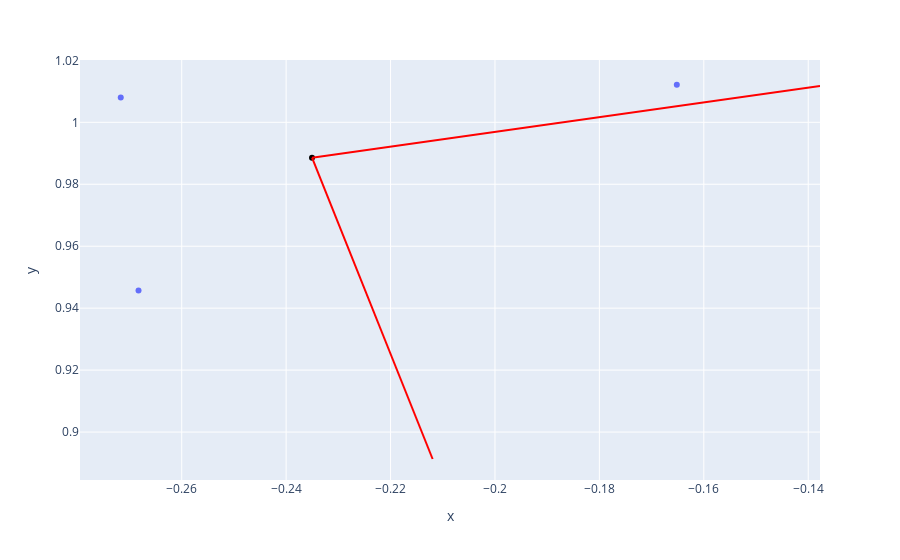

Write notebook code for a chart like this one.
### Code cell
fig = px.scatter(x = M[:,0], y = M[:,1])
fig.add_trace({
     'hovertemplate': 'x=%{x}<br>y=%{y}<extra></extra>',
     'legendgroup': '',
     'marker': {'color': 'black', 'symbol': 'circle'},
     'mode': 'markers',
     'name': '',
     'orientation': 'v',
     'showlegend': False,
     'x': np.array(np.mean(M,axis = 0)[0]),
     'xaxis': 'x',
     'y': np.array(np.mean(M,axis = 0)[1]),
     'yaxis': 'y'
 })
fig.add_trace({
     'hovertemplate': 'x=%{x}<br>y=%{y}<extra></extra>',
     'legendgroup': '',
     'marker': {'color': 'red', 'symbol': 'circle'},
     'mode': 'lines',
     'name': '',
     'orientation': 'v',
     'showlegend': False,
     'x': (np.mean(M,axis = 0)[0] + [0.0, Vt[0,0]*.1]),
     'xaxis': 'x',
     'y': (np.mean(M,axis = 0)[1] + [0.0, Vt[0,1]*.1]),
     'yaxis': 'y'
 })
fig.add_trace({
     'hovertemplate': 'x=%{x}<br>y=%{y}<extra></extra>',
     'legendgroup': '',
     'marker': {'color': 'red', 'symbol': 'circle'},
     'mode': 'lines',
     'name': '',
     'orientation': 'v',
     'showlegend': False,
     'x': (np.mean(M,axis = 0)[0] + [0.0, Vt[1,0]*.1]),
     'xaxis': 'x',
     'y': (np.mean(M,axis = 0)[1] + [0.0, Vt[1,1]*.1]),
     'yaxis': 'y'
 })
# fig.update_layout(height=500, width=500)

### Figure 1 — Plotly figure (JSON) as saved in the notebook; plotly's stock layout.template omitted (floating-point values rounded to 4 significant figures)
{"data": [{"hovertemplate": "x=%{x}<br>y=%{y}<extra></extra>", "legendgroup": "", "marker": {"color": "#636efa", "symbol": "circle"}, "mode": "markers", "name": "", "orientation": "v", "showlegend": false, "type": "scatter", "x": [-0.2717, -0.2683, -0.1652], "xaxis": "x", "y": [1.008, 0.9457, 1.012], "yaxis": "y"}, {"hovertemplate": "x=%{x}<br>y=%{y}<extra></extra>", "legendgroup": "", "marker": {"color": "black", "symbol": "circle"}, "mode": "markers", "name": "", "orientation": "v", "showlegend": false, "type": "scatter", "x": [-0.235], "xaxis": "x", "y": [0.9886], "yaxis": "y"}, {"hovertemplate": "x=%{x}<br>y=%{y}<extra></extra>", "legendgroup": "", "marker": {"color": "red", "symbol": "circle"}, "mode": "lines", "name": "", "orientation": "v", "showlegend": false, "type": "scatter", "x": [-0.235, -0.2119], "xaxis": "x", "y": [0.9886, 0.8913], "yaxis": "y"}, {"hovertemplate": "x=%{x}<br>y=%{y}<extra></extra>", "legendgroup": "", "marker": {"color": "red", "symbol": "circle"}, "mode": "lines", "name": "", "orientation": "v", "showlegend": false, "type": "scatter", "x": [-0.235, -0.1377], "xaxis": "x", "y": [0.9886, 1.012], "yaxis": "y"}], "layout": {"legend": {"tracegroupgap": 0}, "margin": {"t": 60}, "xaxis": {"anchor": "y", "domain": [0, 1], "title": {"text": "x"}}, "yaxis": {"anchor": "x", "domain": [0, 1], "title": {"text": "y"}}}}
